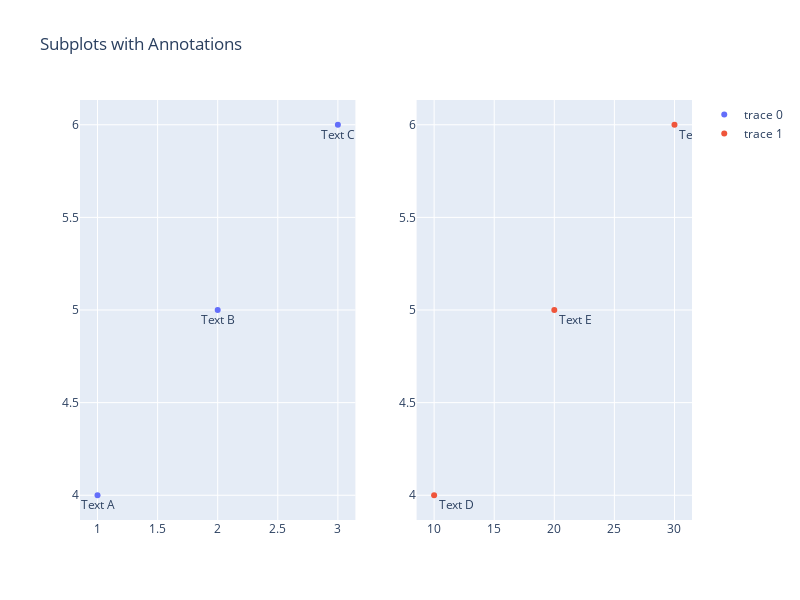

The cell this chart's notebook holds for it:
### Code cell
from plotly.subplots import make_subplots 
import plotly.graph_objects as go 
fig = make_subplots(rows=1, cols=2)

fig.add_trace( 
    go.Scatter(
        x=[1,2,3], 
        y=[4,5,6], 
        mode="markers+text", 
        text=["Text A", "Text B", "Text C"],
        textposition="bottom center"
    ), 
    row =1, col= 1
)

fig.add_trace( 
    go.Scatter(
        x=[10,20,30], 
        y=[4,5,6], 
        mode="markers+text", 
        text=["Text D", "Text E", "Text F"],
        textposition="bottom right"
    ), 
    row =1, col= 2
)
fig.update_layout(height=600, width=800, title_text="Subplots with Annotations")
fig.show()

### Figure 1 — Plotly figure (JSON) as saved in the notebook; plotly's stock layout.template omitted (floating-point values rounded to 4 significant figures)
{"data": [{"mode": "markers+text", "text": ["Text A", "Text B", "Text C"], "textposition": "bottom center", "type": "scatter", "x": [1, 2, 3], "xaxis": "x", "y": [4, 5, 6], "yaxis": "y"}, {"mode": "markers+text", "text": ["Text D", "Text E", "Text F"], "textposition": "bottom right", "type": "scatter", "x": [10, 20, 30], "xaxis": "x2", "y": [4, 5, 6], "yaxis": "y2"}], "layout": {"height": 600, "title": {"text": "Subplots with Annotations"}, "width": 800, "xaxis": {"anchor": "y", "domain": [0, 0.45]}, "xaxis2": {"anchor": "y2", "domain": [0.55, 1]}, "yaxis": {"anchor": "x", "domain": [0, 1]}, "yaxis2": {"anchor": "x2", "domain": [0, 1]}}}
